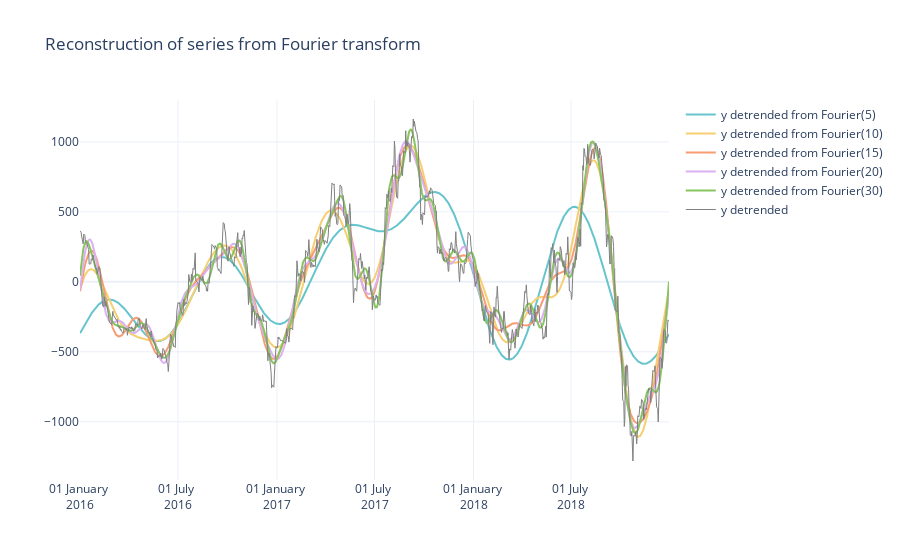

The code cell stored with this chart in its notebook:
### Markdown cell above
### Denoising / Forecasting

### Code cell
yhat_fft = dict()
fig = go.Figure()
colors = px.colors.sequential.Plasma_r
colors = px.colors.qualitative.Pastel

for i, k in enumerate([5, 10, 15, 20, 30]):
    yhat_fft[k] = fourier_extrapolation(y_df["y_detrended"].values, n_test, k)
    fig.add_trace(go.Scatter(
        x=x_train, y=yhat_fft[k][:n_train], mode='lines', 
        name=f"y detrended from Fourier({k})", 
        line={"color": colors[i], "width": 2}
    ))

fig.add_trace(go.Scatter(
    x=x_train, y=y_df["y_detrended"], mode='lines', 
    name=f"y detrended", line={"color": "grey", "width": 1}))
fig.update_layout(
        title = "Reconstruction of series from Fourier transform",
        xaxis_tickformat = '%d %B <br>%Y',
        template="plotly_white"
    )

### Figure 1 — Plotly figure (JSON) as saved in the notebook; plotly's stock layout.template omitted (floating-point values rounded to 4 significant figures; data arrays with more than 128 entries replaced by an {"elided": "..."} marker saying what was removed)
{"data": [{"line": {"color": "rgb(102, 197, 204)", "width": 2}, "mode": "lines", "name": "y detrended from Fourier(5)", "type": "scatter", "x": {"elided": "1095 str values"}, "y": {"elided": "1095 float values"}}, {"line": {"color": "rgb(246, 207, 113)", "width": 2}, "mode": "lines", "name": "y detrended from Fourier(10)", "type": "scatter", "x": {"elided": "1095 str values"}, "y": {"elided": "1095 float values"}}, {"line": {"color": "rgb(248, 156, 116)", "width": 2}, "mode": "lines", "name": "y detrended from Fourier(15)", "type": "scatter", "x": {"elided": "1095 str values"}, "y": {"elided": "1095 float values"}}, {"line": {"color": "rgb(220, 176, 242)", "width": 2}, "mode": "lines", "name": "y detrended from Fourier(20)", "type": "scatter", "x": {"elided": "1095 str values"}, "y": {"elided": "1095 float values"}}, {"line": {"color": "rgb(135, 197, 95)", "width": 2}, "mode": "lines", "name": "y detrended from Fourier(30)", "type": "scatter", "x": {"elided": "1095 str values"}, "y": {"elided": "1095 float values"}}, {"line": {"color": "grey", "width": 1}, "mode": "lines", "name": "y detrended", "type": "scatter", "x": {"elided": "1095 str values"}, "y": {"elided": "1095 float values"}}], "layout": {"title": {"text": "Reconstruction of series from Fourier transform"}, "xaxis": {"tickformat": "%d %B <br>%Y"}}}
